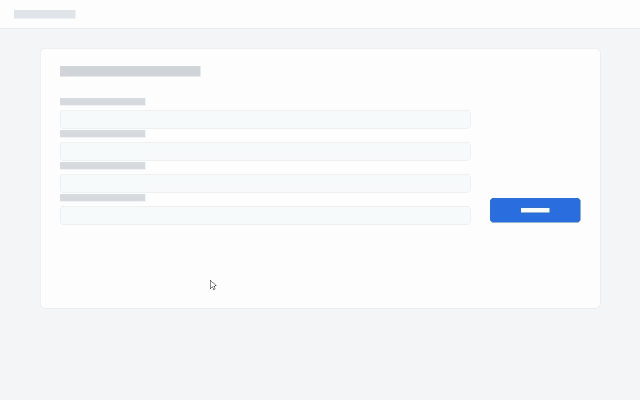
#> input picture examples/expected/frames/t000_000.jpg, 1280 x 800 px (shown at 1/2 size); its folder holds only this picture in this run
$ python -i signals.py   (imports and definitions only)
#> lines starting #> are read from the running program, lines starting #| are printed output that depends on the picture
"""
Continuous perceptual signal extraction.

Decodes every frame once and produces a set of time-series signals. No ML,
no API calls -- this is the cheap "retina" layer that runs at full framerate
so that nothing between frames is lost.

The one non-obvious rule here: differences are computed at WORK_WIDTH and
only reduced afterwards. Downscaling first averages small-but-important
motion (a 20px spinner, a caret, a 1px focus ring) straight out of
existence. Measure change first, summarise second.
"""
from __future__ import annotations

import dataclasses
from typing import List, Optional

import cv2
import numpy as np

# Resolution the deltas are computed at. High enough that a spinner or a
# text caret survives; capped so long recordings stay fast.
WORK_WIDTH = 960

# Separate, much smaller resolution for whole-frame translation. Scroll is
# a global effect, so it does not need detail and phase correlation is the
# most expensive thing in the loop.
FLOW_WIDTH = 240

GRID_COLS = 16
GRID_ROWS = 10

# A tiny grayscale thumbnail is kept for every frame. Consecutive deltas
# alone cannot answer "did the screen go back to how it was?", which is the
# whole question behind a flicker -- that needs comparing two frames that
# are not next to each other. At this size a ten-minute recording costs
# about 130MB of RAM.
THUMB_W, THUMB_H = 64, 40

# A pixel counts as "changed" above this 0-255 delta. Tuned to sit above
# h.264 ringing and subpixel antialiasing shimmer.
#
# The delta is the largest change across the three colour channels, not a
# change in brightness. Red (224,75,74) and green (32,160,110) differ by
# about 3 in luminance, so a grayscale pipeline cannot see an error banner
# turn into a success banner -- which is the single most meaningful colour
# change a UI makes.
PIXEL_DELTA = 12


@dataclasses.dataclass
class Signals:
    """Per-frame time series. Index i corresponds to time t[i]."""

    t: np.ndarray              # (N,)     timestamp of each frame, seconds
    fps: float
    width: int                 # native video width
    height: int
    work_shape: tuple          # (h, w) the deltas were computed at
    changed_px: np.ndarray     # (N,)     count of changed pixels at work res
    changed_frac: np.ndarray   # (N,)     that count as a fraction of frame
    energy: np.ndarray         # (N,)     mean abs delta, 0-255
    peak: np.ndarray           # (N,)     changed pixels in the busiest cell
    grid: np.ndarray           # (N,R,C)  changed-pixel count per cell
    bbox: np.ndarray           # (N,4)    x0,y0,x1,y1 of change, normalised
    centroid: np.ndarray       # (N,2)    x,y of change centre, normalised
    shift: np.ndarray          # (N,2)    estimated dx,dy translation, px
    luma: np.ndarray           # (N,)     mean brightness, 0-255
    thumb: np.ndarray          # (N,h,w,3) tiny colour frame, for A/B compare

    def __len__(self) -> int:
        return len(self.t)

    def index_at(self, seconds: float) -> int:
        """Frame index nearest a timestamp, honouring variable frame rate."""
        return int(np.abs(self.t - seconds).argmin())

    @property
    def duration(self) -> float:
        return float(self.t[-1]) if len(self.t) else 0.0


def _grid_count(mask: np.ndarray) -> np.ndarray:
    """
    Count of changed pixels per grid cell.

    Counting rather than averaging is deliberate. A spinner changes ~20
    pixels very strongly; averaged over a cell that reads as nearly zero and
    is indistinguishable from noise, but as a count it is unmistakable. It
    also inherits PIXEL_DELTA's noise rejection instead of needing a second
    magnitude threshold that would have to be retuned per codec.
    """
    h, w = mask.shape
    rh, rw = h // GRID_ROWS, w // GRID_COLS
    if rh == 0 or rw == 0:
        return np.zeros((GRID_ROWS, GRID_COLS), dtype=np.float32)
    crop = mask[: rh * GRID_ROWS, : rw * GRID_COLS].astype(np.float32)
    return crop.reshape(GRID_ROWS, rh, GRID_COLS, rw).sum(axis=(1, 3))


def _extent(mask: np.ndarray) -> tuple:
    """Normalised bbox and centroid of the changed region."""
    rows = np.flatnonzero(mask.any(axis=1))
    cols = np.flatnonzero(mask.any(axis=0))
    if rows.size == 0 or cols.size == 0:
        return (0.0, 0.0, 0.0, 0.0), (0.0, 0.0)
    h, w = mask.shape
    ys, xs = np.nonzero(mask)
    bbox = (cols[0] / w, rows[0] / h, (cols[-1] + 1) / w, (rows[-1] + 1) / h)
    centroid = (float(xs.mean()) / w, float(ys.mean()) / h)
    return bbox, centroid


def extract(path: str, max_seconds: Optional[float] = None) -> Signals:
    """Single decode pass over the video, producing all signals."""
#> called with path = '../examples/expected/frames/t000_000.jpg'
    cap = cv2.VideoCapture(path)
    if not cap.isOpened():
        raise RuntimeError(f"could not open video: {path}")

    fps = cap.get(cv2.CAP_PROP_FPS)
    if not fps or fps != fps or fps <= 0:     # missing or NaN
        fps = 30.0
    native_w = int(cap.get(cv2.CAP_PROP_FRAME_WIDTH))
    native_h = int(cap.get(cv2.CAP_PROP_FRAME_HEIGHT))

    scale = min(1.0, WORK_WIDTH / native_w) if native_w else 1.0
    ww, wh = max(1, int(native_w * scale)), max(1, int(native_h * scale))
    fscale = min(1.0, FLOW_WIDTH / native_w) if native_w else 1.0
    fw, fh = max(1, int(native_w * fscale)), max(1, int(native_h * fscale))
    total_px = float(ww * wh)

    t: List[float] = []
    pts_ok = True
    changed_px: List[float] = []
    energy: List[float] = []
    peak: List[float] = []
    grids: List[np.ndarray] = []
    bboxes: List[tuple] = []
    centroids: List[tuple] = []
    shifts: List[tuple] = []
    lumas: List[float] = []
    thumbs: List[np.ndarray] = []

    prev: Optional[np.ndarray] = None
    prev_flow: Optional[np.ndarray] = None
    idx = 0

    while True:
        ok, frame = cap.read()
#> frame is the input picture: shape (800, 1280, 3); mean B, G, R 249.5, 247.7, 246.3
        if not ok:
            break

        # Real presentation timestamp, not index/fps. Screen recordings are
        # variable frame rate -- macOS emits a frame when the screen changes,
        # so gaps range from 7ms to 80ms in the same file. Assuming a
        # constant rate slides every reported time away from where the thing
        # being reported actually happened.
        pts = cap.get(cv2.CAP_PROP_POS_MSEC) / 1000.0
        if pts_ok and (pts <= 0 or (t and pts <= t[-1])):
            pts_ok = False          # container has no usable timestamps
        ts = pts if pts_ok else idx / fps
        if max_seconds is not None and ts > max_seconds:
            break

        work = cv2.resize(frame, (ww, wh), interpolation=cv2.INTER_AREA)
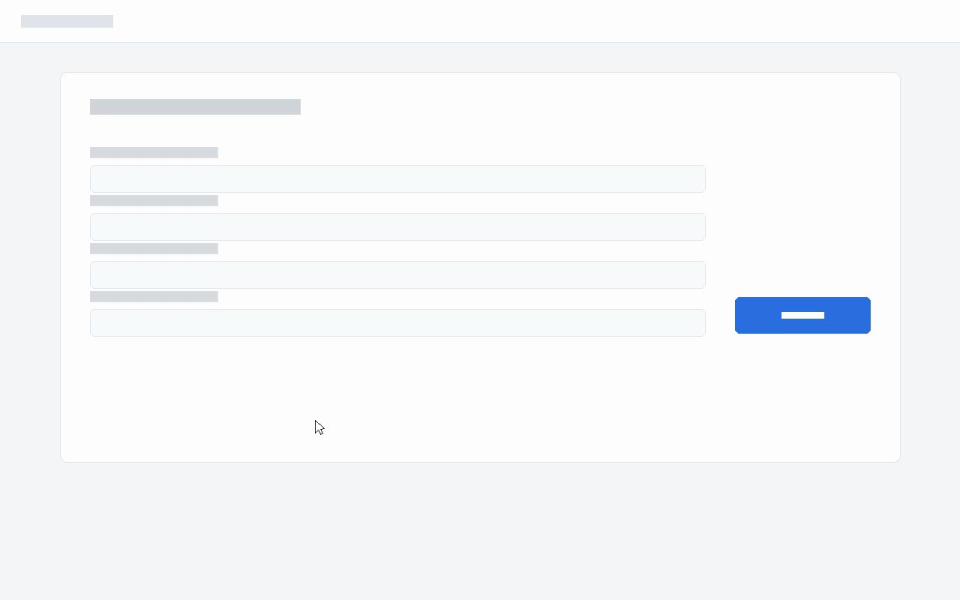
#> work: shape (600, 960, 3); mean B, G, R 249.5, 247.7, 246.3
        gray = cv2.cvtColor(work, cv2.COLOR_BGR2GRAY)
        flow = cv2.resize(gray, (fw, fh), interpolation=cv2.INTER_AREA)
        flow_f32 = flow.astype(np.float32)

        if prev is None:
            # First frame has no delta, but we keep an entry so that signal
            # indices line up with frame numbers everywhere downstream.
            changed_px.append(0.0)
            energy.append(0.0)
            peak.append(0.0)
            grids.append(np.zeros((GRID_ROWS, GRID_COLS), dtype=np.float32))
            bboxes.append((0.0, 0.0, 0.0, 0.0))
            centroids.append((0.0, 0.0))
            shifts.append((0.0, 0.0))
        else:
            # Delta at work resolution, reduced only afterwards, and taken
            # across colour channels rather than on brightness.
            delta = cv2.absdiff(work, prev).max(axis=2)
            mask = delta > PIXEL_DELTA
            cells = _grid_count(mask)
            bbox, centroid = _extent(mask)

            changed_px.append(float(mask.sum()))
            energy.append(float(delta.mean()))
            peak.append(float(cells.max()))
            grids.append(cells)
            bboxes.append(bbox)
            centroids.append(centroid)
            # Phase correlation gives whole-frame translation, which is how
            # we tell "the page scrolled" from "the page repainted".
            try:
                (dx, dy), _ = cv2.phaseCorrelate(prev_flow, flow_f32)
            except cv2.error:
                dx, dy = 0.0, 0.0
            shifts.append((float(dx) / fscale, float(dy) / fscale))

        thumbs.append(cv2.resize(work, (THUMB_W, THUMB_H),
                                 interpolation=cv2.INTER_AREA))
        lumas.append(float(gray.mean()))
        t.append(ts)
        prev, prev_flow = work, flow_f32
        idx += 1

    cap.release()

    if not t:
        raise RuntimeError(f"no frames decoded from {path}")

    times = np.asarray(t, dtype=np.float64)
    # Effective rate, used for window sizes. The container's declared fps is
    # unreliable on variable-rate files.
    span = float(times[-1] - times[0])
    if span > 0 and len(times) > 1:
        fps = (len(times) - 1) / span

    cpx = np.asarray(changed_px, dtype=np.float32)
    return Signals(
        t=times,
        fps=fps,
        width=native_w,
        height=native_h,
        work_shape=(wh, ww),
        changed_px=cpx,
        changed_frac=cpx / total_px,
        energy=np.asarray(energy, dtype=np.float32),
        peak=np.asarray(peak, dtype=np.float32),
        grid=np.stack(grids),
        bbox=np.asarray(bboxes, dtype=np.float32),
        centroid=np.asarray(centroids, dtype=np.float32),
        shift=np.asarray(shifts, dtype=np.float32),
        luma=np.asarray(lumas, dtype=np.float32),
        thumb=np.stack(thumbs),
    )

>>> result = extract('../examples/expected/frames/t000_000.jpg')

$ run again, on examples/expected/frames/t001_600.jpg
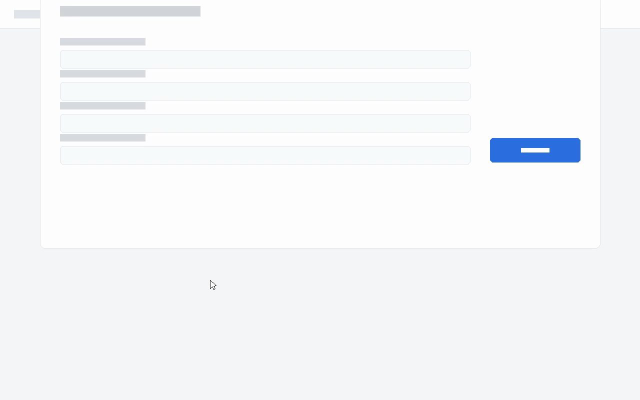
#> input picture examples/expected/frames/t001_600.jpg, 1280 x 800 px (shown at 1/2 size)
#> in extract, frame is the input picture: shape (800, 1280, 3); mean B, G, R 249.1, 247.1, 245.6
#> in extract, `work = cv2.resize(frame, (ww, wh), interpolation=cv2.INTER_AREA)`:
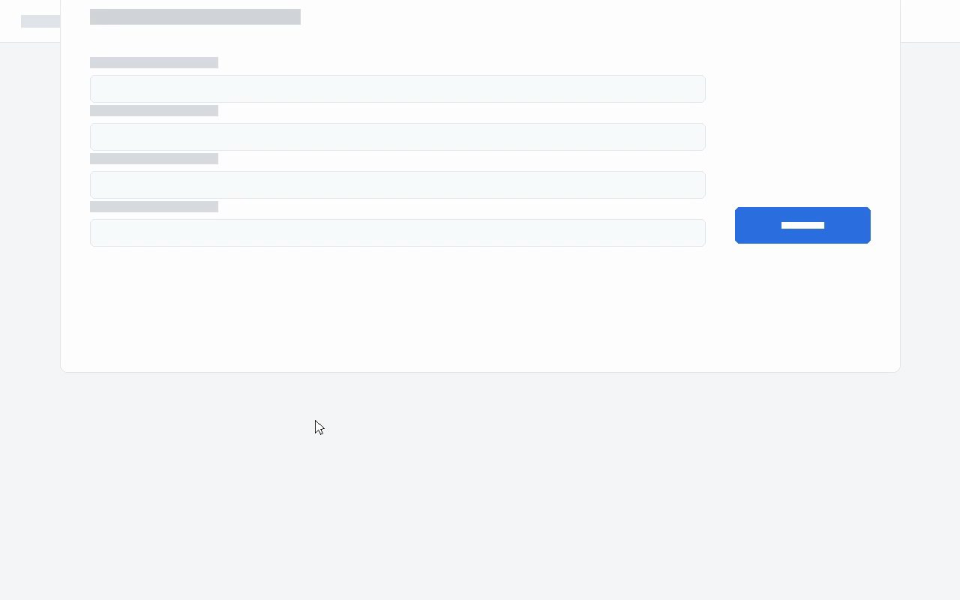
#> work: shape (600, 960, 3); mean B, G, R 249.1, 247.1, 245.6
